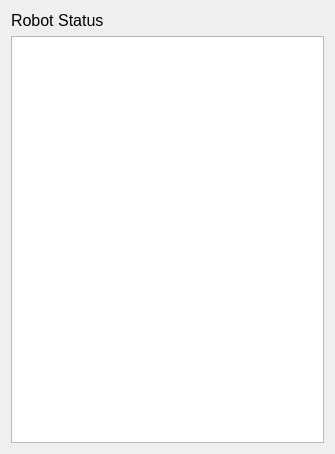
<?xml version="1.0" encoding="UTF-8"?>
<ui version="4.0">
 <class>Form</class>
 <widget class="QWidget" name="Form">
  <property name="geometry">
   <rect>
    <x>0</x>
    <y>0</y>
    <width>335</width>
    <height>454</height>
   </rect>
  </property>
  <property name="windowTitle">
   <string>Form</string>
  </property>
  <layout class="QVBoxLayout" name="verticalLayout">
   <item>
    <widget class="QLabel" name="robotStatus_text">
     <property name="sizePolicy">
      <sizepolicy hsizetype="Maximum" vsizetype="Maximum">
       <horstretch>0</horstretch>
       <verstretch>0</verstretch>
      </sizepolicy>
     </property>
     <property name="maximumSize">
      <size>
       <width>1000</width>
       <height>16777215</height>
      </size>
     </property>
     <property name="font">
      <font>
       <pointsize>12</pointsize>
      </font>
     </property>
     <property name="text">
      <string>Robot Status</string>
     </property>
    </widget>
   </item>
   <item>
    <widget class="QListWidget" name="robotStatusList">
     <property name="sizePolicy">
      <sizepolicy hsizetype="Maximum" vsizetype="Maximum">
       <horstretch>0</horstretch>
       <verstretch>0</verstretch>
      </sizepolicy>
     </property>
     <property name="minimumSize">
      <size>
       <width>300</width>
       <height>100</height>
      </size>
     </property>
     <property name="maximumSize">
      <size>
       <width>1000</width>
       <height>1000</height>
      </size>
     </property>
     <property name="styleSheet">
      <string notr="true"> QListWidget::item { border-bottom: 1px solid gray; }</string>
     </property>
     <property name="selectionMode">
      <enum>QAbstractItemView::NoSelection</enum>
     </property>
    </widget>
   </item>
  </layout>
 </widget>
 <resources/>
 <connections/>
</ui>
